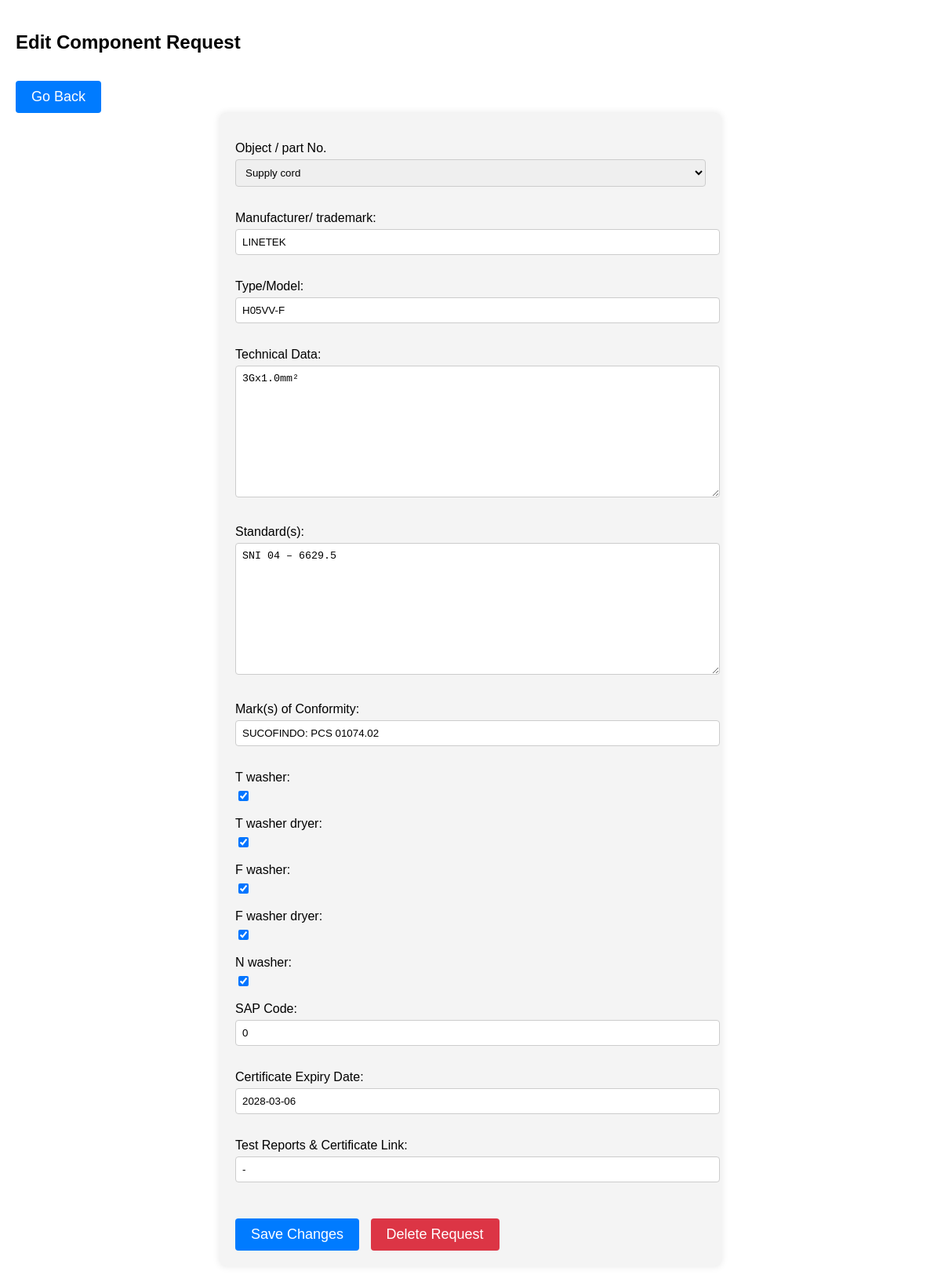
Page /UserAuth/component/edit/639/ (signed in) on the earlier database version.
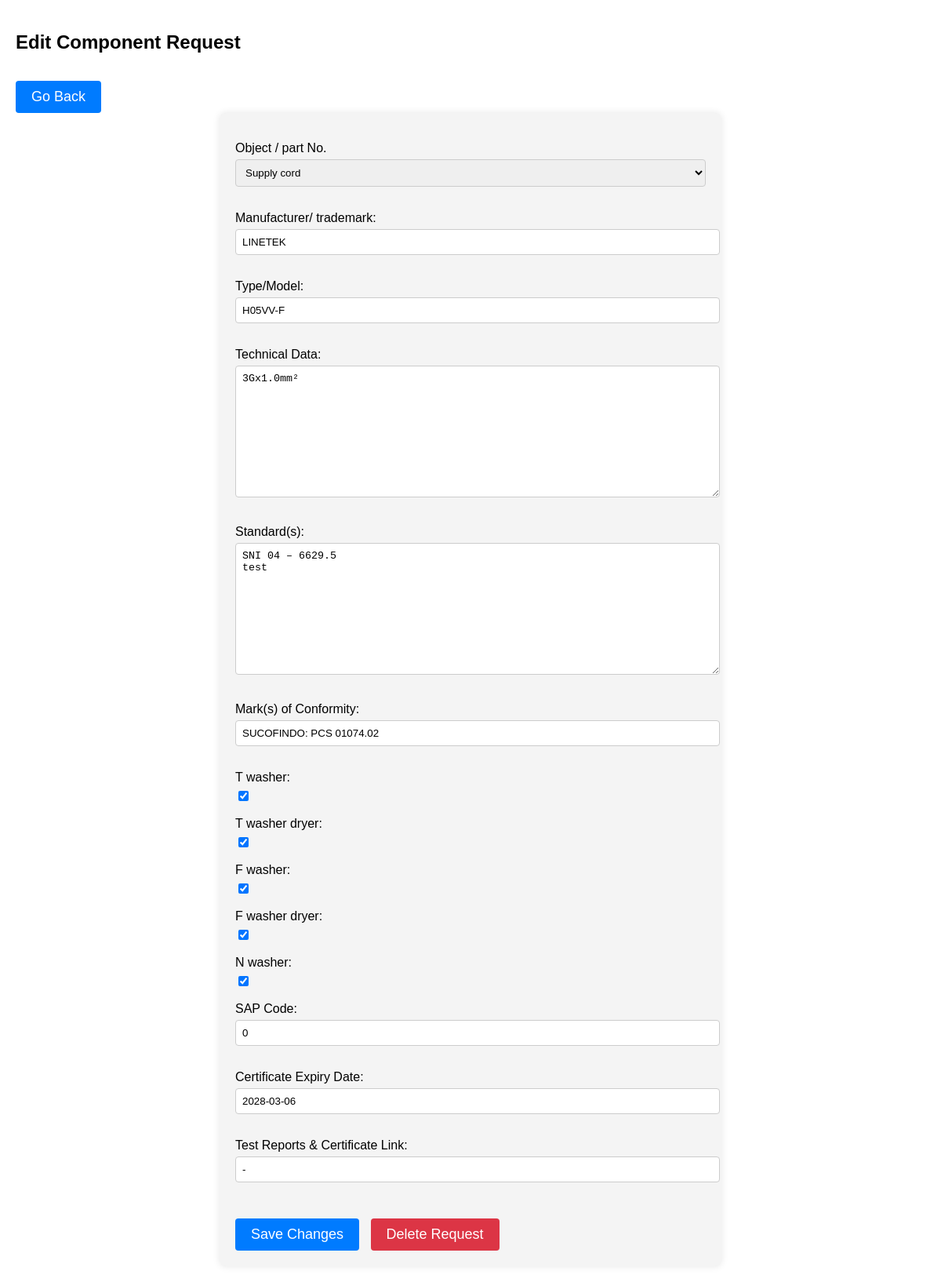
Same page on the later database version.
### LVD_Management_System/models.py (models this page shows, shortened)
class Component(models.Model):
    parts = [("Main Motor - UM","Main Motor - UM"),("Main motor - BLDC","Main motor - BLDC"),("Drain pump (for twin jet system)",
             "Drain pump (for twin jet system)"),
             ("Drain pump","Drain pump"),("Circulation pump (for twin jet system)","Circulation pump (for twin jet system)"),
             ("Drain pump (twin jet system) (with emergency exit hose)","Drain pump (twin jet system) (with emergency exit hose)"),
             ("Dosage pump","Dosage pump"),
             ("Hydroboost pump","Hydroboost pump"),("Capacitor (for Hydro-boost pump)","Capacitor (for Hydro-boost pump)"),
             ("Thermal Protector","Thermal Protector"),("Belt (BLDC models)","Belt (BLDC models)"),
             ("Electrically operated door lock","Electrically operated door lock"),
             ("Door switch with interlock","Door switch with interlock"),
             ("Heating element","Heating element"),("with 2 fuse","with 2 fuse"),
             ("with alternative 2 fuse","with alternative 2 fuse"),("Heating element (Pyrojet)","Heating element (Pyrojet)"),
             ("Inlet valve (double)","Inlet valve (double)"),("Inlet valve (single)","Inlet valve (single)"),
             ("Inlet valve (triple)","Inlet valve (triple)"),("Level switch","Level switch"),
             ("Level sensor","Level sensor"),("NTC","NTC"),
             ("Reed Switch","Reed Switch"),("Steam Generator","Steam Generator"),("with Thermostat","with Thermostat"),
             ("Thermostat for Pyrojet Heating Element","Thermostat for Pyrojet Heating Element"),
             ("Overflow Switch","Overflow Switch"),("Electronic Module - BLDC Board","Electronic Module - BLDC Board"),
             ("Electronic Module - DC Board","Electronic Module - DC Board"),
             ("Electronic Module - Steamjet, Pyrojet, Dryer Board","Electronic Module - Steamjet, Pyrojet, Dryer Board"),
             ("Electronic Module - IO Board","Electronic Module - IO Board"),
             ("Electronic Module - Door Light Board","Electronic Module - Door Light Board"),
             ("Electronic Module - Main Board","Electronic Module - Main Board"),
             ("Electronic Module - UI Board","Electronic Module - UI Board"),("Drum Light Board","Drum Light Board"),
             ("Electronic Module - Sterilizone IO Board","Electronic Module - Sterilizone IO Board"),
             ("Electronic Module - Intelliwash IO Board","Electronic Module - Intelliwash IO Board"),
             ("Electronic Module - LED Board","Electronic Module - LED Board"),
             ("Electronic Module - UV Ballast Board","Electronic Module - UV Ballast Board"),
             ("Electronic Module - UV Lamp Board","Electronic Module - UV Lamp Board"),
             ("Electronic Module - Wifi Board","Electronic Module - Wifi Board"),("EMI filter","EMI filter"),
             ("Current Fuse","Current Fuse"),("Microcontroller - BLDC Board","Microcontroller - BLDC Board"),
             ("Microcontroller - Main Board","Microcontroller - Main Board"),("Optocoupler","Optocoupler"),
             ("Optotriac","Optotriac"),("Relay on PCB","Relay on PCB"),
             ("Safety Transformer","Safety Transformer"),("Switch on PCB","Switch on PCB"),
             ("Varistor","Varistor"),("XY Capacitor","XY Capacitor"),
             ("Plug Current Fuse","Plug Current Fuse"),("hose set (cold)","hose set (cold)"),
             ("hose set (hot)","hose set (hot)"),("Check Valve","Check Valve"),
             ("Supply cord","Supply cord"),("Plug","Plug"),("Electronic Module - Integrated Board","Electronic Module - Integrated Board")]
    Part_name = models.CharField(verbose_name="Object / part No.",max_length=100,choices=parts)
    Manufacturer = models.CharField(verbose_name="Manufacturer/ trademark",max_length=150)
    Model = models.CharField(verbose_name="Type/Model",max_length=120)
    Technical_Data = models.TextField(verbose_name="Technical Data")
    Standard = models.TextField(verbose_name="Standard(s)")
    Mark_of_Conformity = models.CharField(verbose_name="Mark(s) of Conformity",max_length=120)
    T_Washer_LVD = models.BooleanField(verbose_name="T washer",default=False)
    T_Washer_Dryer_LVD = models.BooleanField(verbose_name="T washer dryer",default=False)
    F_Washer_LVD = models.BooleanField(verbose_name="F washer",default=False)
    F_Washer_Dryer_LVD = models.BooleanField(verbose_name="F washer dryer",default=False)
    N_Washer_LVD = models.BooleanField(verbose_name="N washer",default=False)
    SAP_code = models.CharField(verbose_name="SAP Code",max_length=80)
    Certificate_Expiry_Date = models.DateField(verbose_name = 'Certificate Expiry Date')
    Test_Results_Link = models.CharField(verbose_name='Test Reports & Certificate Link',max_length=1000)
    Created_Date = models.DateField(auto_now_add=True,verbose_name='Created Date')
    Last_Update_Date = models.DateField(auto_now=True,verbose_name='Last Update')

### UserAuth/views.py (the view)
# urls.py: path('component/edit/<int:id>/', views.edit_component, name='edit_component'),
@login_required(login_url='UserAuth:login')
def edit_component(request, id):
    component = get_object_or_404(Component, id=id)
    if not request.user.is_superuser:
        form = ComponentAdminForm(instance=component)
        return render(request, 'view_components.html',{'form':form,})
    if request.method == 'POST':
        form = ComponentAdminForm(request.POST, instance=component)
        if form.is_valid():
            form.save()
            return redirect('UserAuth:component')
    else:
        form = ComponentAdminForm(instance=component)
    return render (request, 'edit_components.html', {'form': form, 'editable': True})

### LVD_Management_System/forms.py
class ComponentAdminForm(forms.ModelForm):
    class Meta :
        model = Component
        fields = '__all__'

### templates/edit_components.html (shortened to what this page needs)
<!DOCTYPE html>
<html lang="en">
<head>
</head>
<body>
<h2>Edit Component Request</h2>
<button type="button" onclick="window.history.back();">Go Back</button>
<form method="post">
    {{ form.as_p }}
    <button type="submit">Save Changes</button>
    <button type="reset" onclick="deleteRequest()">Delete Request</button>
</form>
</body>
</html>

Differences in the rows shown:
changed Component "Supply cord": Standard "SNI 04 – 6629.5" → "SNI 04 – 6629.5 test"
